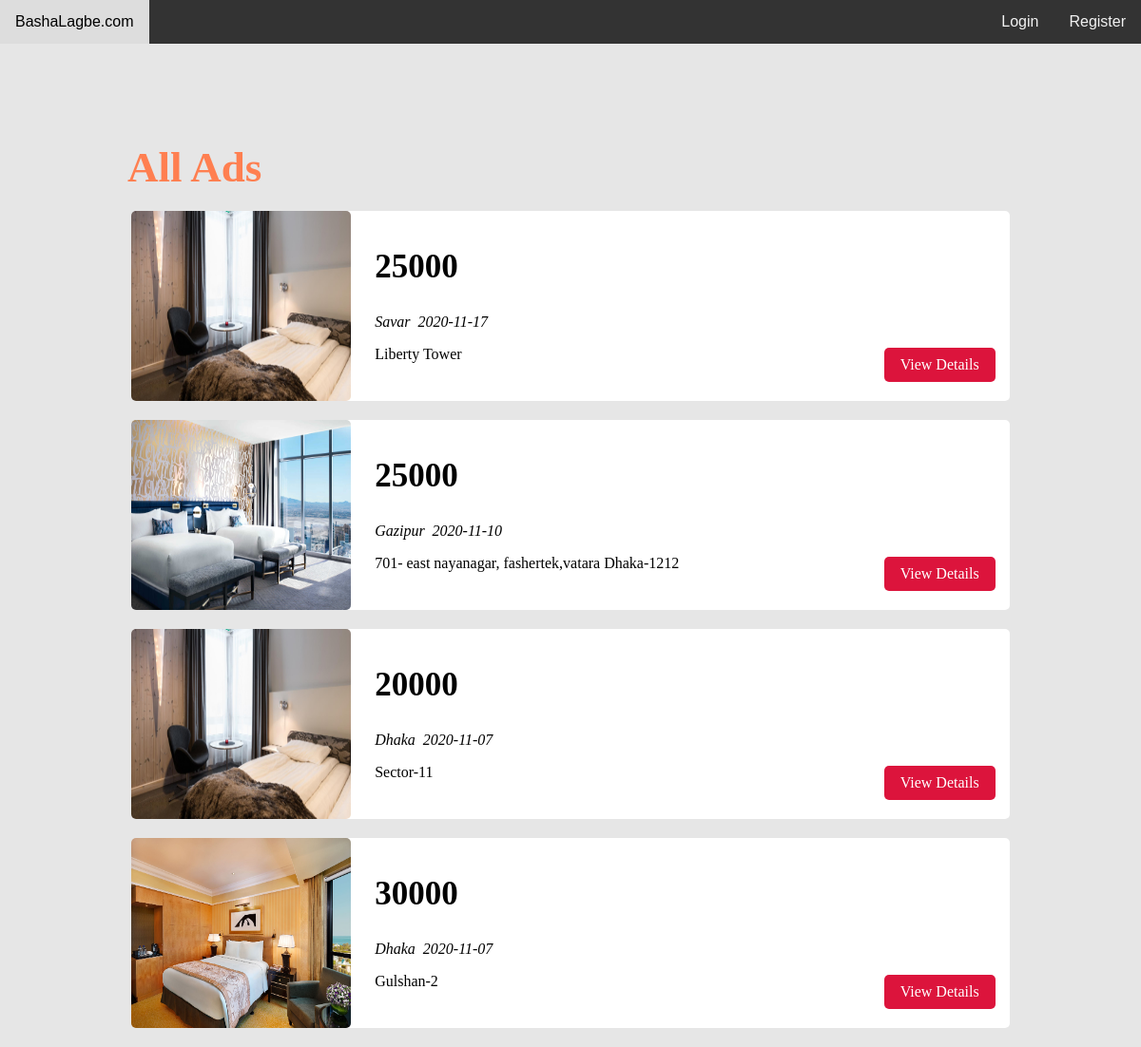
Page /allinone.php on the committed database.
### tables this page shows
CREATE TABLE `rent` (
  `rent_id` int(11) NOT NULL,
  `city` varchar(25) NOT NULL,
  `area` varchar(25) NOT NULL,
  `address` varchar(255) NOT NULL,
  `rent_fee` int(11) NOT NULL,
  `picture` varchar(255) NOT NULL,
  `rooms` int(11) NOT NULL,
  `kitchen` int(11) NOT NULL,
  `bathroom` int(11) NOT NULL,
  `user_id` int(11) NOT NULL,
  `date` date NOT NULL DEFAULT current_timestamp()
);

### allinone.php (the view, shortened to what this page needs)
<html>
<head>
	<link rel="stylesheet" href="index-style.css">
</head>
<body>
	<?php include("header.php"); ?>
    <div class="page-wrapper">
    	<?php
       echo "<div class='content clearfix'>";
        echo    "<div class='main-content'>";
        echo    "<h1 class='recent-post-title'>All Ads</h1>";
			$connect = mysqli_connect("localhost", "root", "", "bashalagbe");
			$query = "SELECT * FROM rent
			ORDER BY rent_id DESC";
			$query_run = mysqli_query($connect, $query);
			while ($row = mysqli_fetch_array($query_run))
			{
				$postid = $row['rent_id'];
				echo "<div class='post'>";
				echo   "<img src='images/" .$row['picture']. "' class='post-image'>";
				echo	"<div class='post-preview'>";
				echo		"<h2><a href='rent.php?rentid= $postid'>" .$row['rent_fee']. "</a>
							</h2>";
				echo		"<i class='far fa-user'> " .$row['city']. "</i>";
				echo		" <i class='far fa-calendar-alt'> " .$row['date']. "</i>";
				echo		"<p class='preview-text'>"
								.$row['address'].
							"</p>";
				echo		"<a href='rent.php?rentid= $postid' class='btn read-more'>View
				Details</a>";
				echo	"</div>";
                echo "</div>";
			}
    echo "</div>";
   echo "</div>";
    ?>
    </div>
</body>
</html>

### index-style.css (style rules this page uses)
* { box-sizing: border-box; }
html, body { height: 100%; margin: 0; padding: 0; background-color: #e6e6e6; font-family: 'Lora', serif; }
a { text-decoration: none; color: inherit; }
.clearfix::after { content: ''; display: block; clear: both; }
.page-wrapper { min-height: 100%; }
.content { width: 90%; margin: 30px auto 30px; }
.content .main-content { width: 95%; float: left; padding-left: 5%; margin-top: 5%; }
.content .main-content .post { width: 95%; height: 200px; margin: 20px auto; border-radius: 5px; background-color: white; position: relative; }
.content .main-content .post .post-image { width: 25%; height: 100%; float: left; border-radius: 5px; }
.content .main-content .post .post-preview { width: 75%; padding: 10px; float: right; padding-left: 25px; }
.content .main-content .post .post-preview h2 { font-size: 35px; }
.content .main-content .recent-post-title { margin: 20px; font-family: bell mt; font-size: 45px; color: coral; }
.content .main-content .post .read-more { position: absolute; bottom: 20px; right: 15px; }
.btn { padding: 0.5rem 1rem; background-color: crimson; border: 1px solid transparent; border-radius: 5px; color: white; transition: 0.5s all ease-out; float: right; }

### rows in the picture
rent: picture (picture), rent_fee "25000", city "Savar", date "2020-11-17", address "Liberty Tower"
rent: picture (picture), rent_fee "25000", city "Gazipur", date "2020-11-10", address "701- east nayanagar, fashertek,vatara Dhaka-1212"
rent: picture (picture), rent_fee "20000", city "Dhaka", date "2020-11-07", address "Sector-11"
rent: picture (picture), rent_fee "30000", city "Dhaka", date "2020-11-07", address "Gulshan-2"
